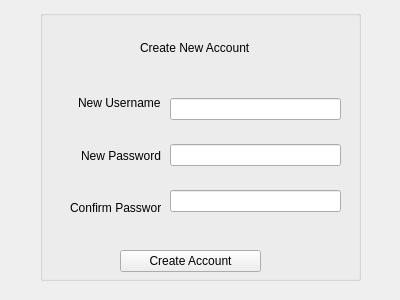
<?xml version="1.0" encoding="UTF-8"?>
<ui version="4.0">
 <class>SignUp</class>
 <widget class="QWidget" name="SignUp">
  <property name="geometry">
   <rect>
    <x>0</x>
    <y>0</y>
    <width>400</width>
    <height>300</height>
   </rect>
  </property>
  <property name="windowTitle">
   <string>Form</string>
  </property>
  <widget class="QGroupBox" name="groupBox">
   <property name="geometry">
    <rect>
     <x>40</x>
     <y>10</y>
     <width>321</width>
     <height>271</height>
    </rect>
   </property>
   <property name="title">
    <string/>
   </property>
   <widget class="QWidget" name="verticalLayoutWidget">
    <property name="geometry">
     <rect>
      <x>30</x>
      <y>70</y>
      <width>91</width>
      <height>151</height>
     </rect>
    </property>
    <layout class="QVBoxLayout" name="verticalLayout">
     <item alignment="Qt::AlignRight">
      <widget class="QLabel" name="label_2">
       <property name="text">
        <string>New Username</string>
       </property>
      </widget>
     </item>
     <item alignment="Qt::AlignRight">
      <widget class="QLabel" name="label">
       <property name="text">
        <string>New Password</string>
       </property>
      </widget>
     </item>
     <item alignment="Qt::AlignRight">
      <widget class="QLabel" name="label_3">
       <property name="text">
        <string>Confirm Password</string>
       </property>
      </widget>
     </item>
    </layout>
   </widget>
   <widget class="QWidget" name="verticalLayoutWidget_2">
    <property name="geometry">
     <rect>
      <x>130</x>
      <y>70</y>
      <width>171</width>
      <height>151</height>
     </rect>
    </property>
    <layout class="QVBoxLayout" name="verticalLayout_2">
     <item>
      <widget class="QLineEdit" name="lineEdit_newUsername"/>
     </item>
     <item>
      <widget class="QLineEdit" name="lineEdit_newPassword"/>
     </item>
     <item>
      <widget class="QLineEdit" name="lineEdit_confirmPassword"/>
     </item>
    </layout>
   </widget>
   <widget class="QLabel" name="label_4">
    <property name="geometry">
     <rect>
      <x>100</x>
      <y>30</y>
      <width>111</width>
      <height>16</height>
     </rect>
    </property>
    <property name="text">
     <string>Create New Account</string>
    </property>
   </widget>
   <widget class="QPushButton" name="pushButton_CreateAccount">
    <property name="geometry">
     <rect>
      <x>80</x>
      <y>240</y>
      <width>141</width>
      <height>22</height>
     </rect>
    </property>
    <property name="text">
     <string>Create Account</string>
    </property>
   </widget>
  </widget>
 </widget>
 <resources/>
 <connections/>
</ui>
